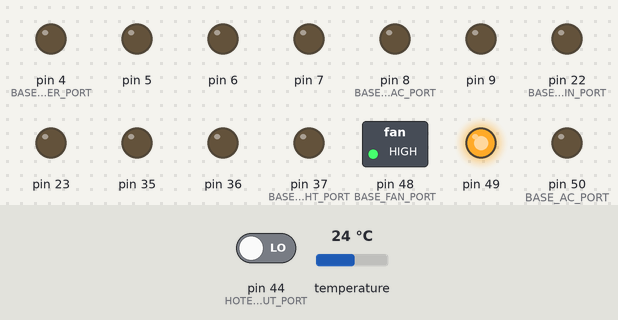
Bench run of a sketch on a simulated Arduino Mega 2560, built with avr-gcc and run on an emulated ATmega2560. On the bench: switched loads named in the sketch (green lamp = pin HIGH), output pins drawn as LEDs (lit = HIGH). The inputs (shaded band) are chosen by the test bench; at power-on: temperature 24 °C, pin 44 (HOTEL_CARD_INPUT_PORT) LOW. Pins used as bus, display or sensor lines are not drawn; what the sketch prints to the serial monitor is not drawn.

Above: at 1.2 s.
1.3 s: temperature set to 24.9 °C
4.5 s: temperature set to 26.1 °C
At 5.3 s:
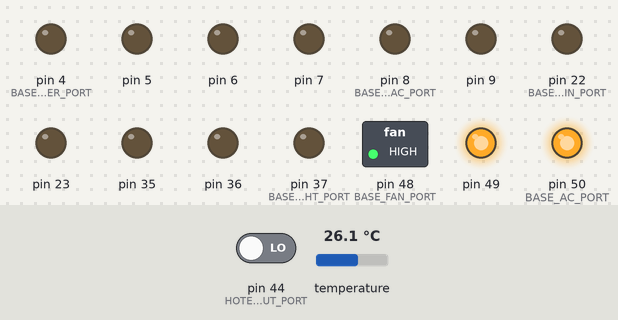
6.3 s: pin 44 (HOTEL_CARD_INPUT_PORT) driven HIGH
At 8.0 s:
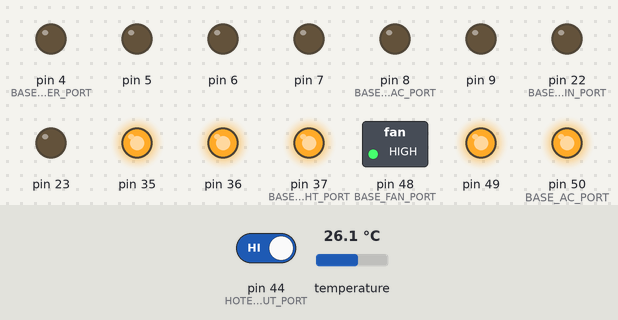
8.3 s: temperature set to 24.2 °C
At 9.7 s:
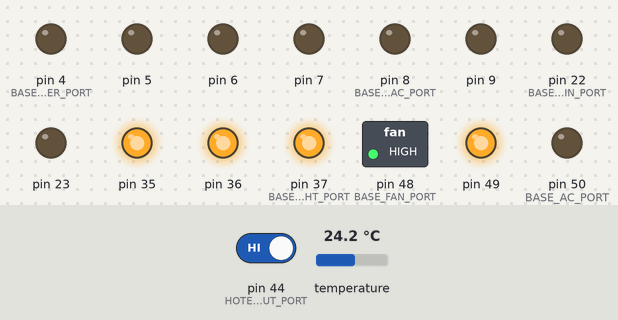
10.3 s: pin 44 (HOTEL_CARD_INPUT_PORT) driven LOW
At 11.3 s:
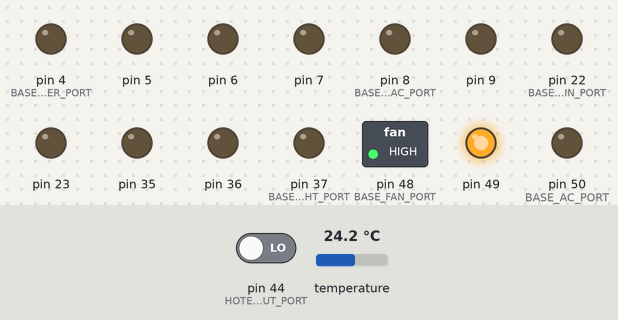
Timing chart, 0 to 13.3 s (numbered marks = the images above; inputs shaded):
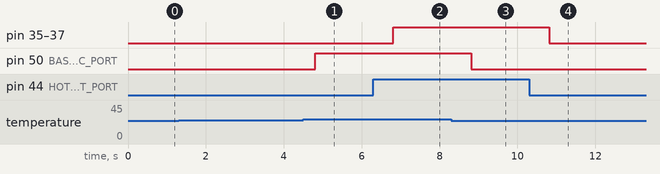

Measured:
- the behaviour switches between 25.4 and 25.5 °C on temperature (found by bisection; images 0 and 1)
- the behaviour switches between 24.6 and 24.5 °C on temperature (found by bisection; images 2 and 3)
- after the input at 1.3 s, every drawn part: stays the same
- after the input at 4.5 s, pin 50 (BASE_AC_PORT): LOW → HIGH after 0.31 s
- after the input at 6.3 s, pin 35, pin 36, pin 37 (BASE_LIGHT_PORT): LOW → HIGH after 0.51 s
- after the input at 8.3 s, pin 50 (BASE_AC_PORT): HIGH → LOW after 0.51 s
- after the input at 10.3 s, pin 35, pin 36, pin 37 (BASE_LIGHT_PORT): HIGH → LOW after 0.52 s

The sketch:

legacy.ino
```cpp
#include <SPI.h>
#include <OneWire.h>
#include <DallasTemperature.h>
#include <TimerOne.h>

/*
curtains   : 22+ (UP, DOWN, UP, DOWN, ...)
onoff      : 37-
fans       : 48-49
ACs        : 50-51
temp sensor: 53
dimmers    : 4-7 (analog PWM output)
central ACs: 8-9 (analog PWM output)
SYNC       : digital 3
hotel card : 44 (input 0v/5v)
hotel power: 42 (output 0v/5v)
*/

//#define USE_ISR_DIMMERS

//changable
const int NUM_DIMMERS = 4;
const int NUM_LIGHTS = 10;
const int NUM_CURTAINS = 3;
// shouldn't change
const int NUM_ACS = 2;

// analog
const int BASE_DIMMER_PORT = 4;
const int BASE_CENTRAL_AC_PORT = 8;
// digital
const int BASE_CURTAIN_PORT = 22;
const int BASE_LIGHT_PORT = 37;
const int BASE_FAN_PORT = 48;
const int BASE_AC_PORT = 50;
const int BASE_TEMP_PORT = 53;

// hotel controls (set to -1 to disable)
const int HOTEL_CARD_INPUT_PORT = 44;
const int HOTEL_POWER_OUTPUT_PORT = 42;

unsigned char clock_tick = 0;

int dimmers[NUM_DIMMERS];
int effectiveLights[NUM_DIMMERS];
int onoffLights[NUM_LIGHTS];
int curtains[NUM_CURTAINS];
float ACSetPts[NUM_ACS];
int ACFanSpds[NUM_ACS];
long tempReadTmr;
long tempSendTmr;
boolean tempRising[NUM_ACS];
float fTemp[NUM_ACS];
float fAirflow = 0.0f;
long hotelControlTimer;

const float fHomeostasis = 0.49f;
const long iHotelTimeoutPeriod = 1 * 60 * 1000; // 1 minutes to turn off power
const float fHotelDefaultACTemp = 25.0f; // default temperature in hotel

OneWire oneWire(BASE_TEMP_PORT);
DallasTemperature sensors(&oneWire);

char buffer[64];
int pos;

int discoverOneWireDevices();

void SetCurtain ( int curtain, int action ) {
  curtains[curtain] = action;
  if ( action == 0 ) {
    digitalWrite ( BASE_CURTAIN_PORT + 2 * curtain, LOW );
    digitalWrite ( BASE_CURTAIN_PORT + 1 + 2 * curtain, LOW );
  } else if ( action == 1 ) {
    digitalWrite ( BASE_CURTAIN_PORT + 2 * curtain, HIGH );
    digitalWrite ( BASE_CURTAIN_PORT + 1 + 2 * curtain, LOW );
  } else if ( action == 2 ) {
    digitalWrite ( BASE_CURTAIN_PORT + 2 * curtain, LOW );
    digitalWrite ( BASE_CURTAIN_PORT + 1 + 2 * curtain, HIGH );
  }
}

void SetDimmer(int dimmer, int val) {
  dimmers[dimmer] = val;
#ifdef USE_ISR_DIMMERS
  if (val > 100)
    val = 100;
  if (val < 5)
    val = 0;
  val /= 2;
  effectiveLights[dimmer] = 50 + 50 - val;
#else
  analogWrite ( BASE_DIMMER_PORT + dimmer, (float)dimmers[dimmer] * 2.55 );
#endif
}

void SetLight(int light, int val) {
  onoffLights[light] = val;
  digitalWrite ( BASE_LIGHT_PORT - light, onoffLights[light] );
}

void SetAC(int ac, float val) {
  ACSetPts[ac] = val;
}

void SetFanSpeed(int fan, int val) {
  ACFanSpds[fan] = val;
  if ( ACFanSpds[fan] < 1 )
    digitalWrite ( BASE_FAN_PORT + fan, LOW );
  else
    digitalWrite ( BASE_FAN_PORT + fan, HIGH );
}

void SetAllOutputValues(boolean set_off = false) {
  for (int i = 0; i < NUM_LIGHTS; i++) {
    if (set_off)
      onoffLights[i] = 0;
    SetLight(i, onoffLights[i]);
  }
  for (int i = 0; i < NUM_DIMMERS; i++) {
    if (set_off)
      dimmers[i] = 0;
    SetDimmer(i, dimmers[i]);
  }
  for (int i = 0; i < NUM_CURTAINS; i++) {
    if (set_off)
      curtains[i] = 0;
    SetCurtain (i, curtains[i]);
  }
  for (int i = 0; i < NUM_ACS; i++) {
    if (set_off) {
      ACSetPts[i] = 25.0f;
      ACFanSpds[i] = 1;
    }
    SetAC(i, ACSetPts[i]);
    SetFanSpeed(i, ACFanSpds[i]);
  }
}

void Wakeup() {
  SetLight(0, 1);
  SetLight(1, 1);
  SetLight(2, 1);
}

bool ExecuteCommand ( char buf[64] ) {
  int colon = -1;//buf.indexOf ( ':' );
  int len = 0;
  for (int i = 0; i < 64; i++, len++) {
    if (buf[i] == '\0')
      break;
    if (buf[i] == ':')
      colon = i;
  }
  if ( colon == -1 ) {
    return false;
  }
  char name[32], valStr[32];
  for (int i = 0; i < colon; i++)
    name[i] = buf[i];
  name[colon] = '\0';
  for (int i = colon+1; i < len; i++)
    valStr[i-colon-1] = buf[i];
  valStr[len-colon-1] = '\0';
  int val = atoi(valStr);
  if (val < 0)
    return false;
#ifdef __SHAMMAM_SIMULATION__
  printf("%s\n", buf);
#endif
  if (strlen(name) == 2) {
    char p = name[0];
    int index = name[1] - '0';
    switch ( p ) {
      case 'l':
        if ( index < NUM_DIMMERS ) {
          SetDimmer(index, val);
        }
        break;
      case 't':
        if ( index < NUM_LIGHTS ) {
          SetLight(index, val);
        }
        break;
      case 'c':
        if ( index < NUM_CURTAINS ) {
          SetCurtain (index, val);
        }
        break;
      case 'a':
        if ( index < NUM_ACS ) {
          SetAC(index, ((float)val)/2.0f);
        }
        break;
      case 'f':
        if ( index < NUM_ACS ) {
          SetFanSpeed(index, val);
        }
        break;
    }
  }
  return true;
}

void timerIsr()
{
  if (effectiveLights[0]==clock_tick)
  {
    digitalWrite(BASE_DIMMER_PORT + 0, HIGH);   // triac firing
    delayMicroseconds(10);           // triac On propogation delay (for 60Hz use 8.33)
    digitalWrite(BASE_DIMMER_PORT + 0, LOW);    // triac Off
  }

  if (effectiveLights[1]==clock_tick)
  {
    digitalWrite(BASE_DIMMER_PORT + 1, HIGH);   // triac firing
    delayMicroseconds(10);           // triac On propogation delay (for 60Hz use 8.33)
    digitalWrite(BASE_DIMMER_PORT + 1, LOW);    // triac Off
  }

  if (effectiveLights[2]==clock_tick)
  {
    digitalWrite(BASE_DIMMER_PORT + 2, HIGH);   // triac firing
    delayMicroseconds(10);           // triac On propogation delay (for 60Hz use 8.33)
    digitalWrite(BASE_DIMMER_PORT + 2, LOW);    // triac Off
  }

  if (effectiveLights[3]==clock_tick)
  {
    digitalWrite(BASE_DIMMER_PORT + 3, HIGH);   // triac firing
    delayMicroseconds(10);           // triac On propogation delay (for 60Hz use 8.33)
    digitalWrite(BASE_DIMMER_PORT + 3, LOW);    // triac Off
  }
  clock_tick++;
}


void zero_crosss_int()  // function to be fired at the zero crossing to dim the light
{
  // Every zerocrossing interrupt: For 50Hz (1/2 Cycle) => 10ms  ; For 60Hz (1/2 Cycle) => 8.33ms
  // 10ms=10000us , 8.33ms=8330us
  clock_tick=0;
}

void setup() {
  Serial.begin(9600);

  //PWM output for dimmers
  for ( int i = BASE_DIMMER_PORT; i < BASE_DIMMER_PORT + NUM_DIMMERS; i++ )
    pinMode ( i, OUTPUT );
  //Digital output for curtains
  for (int i = BASE_CURTAIN_PORT; i < BASE_CURTAIN_PORT + NUM_CURTAINS*2; i++)
    pinMode ( i, OUTPUT );
  //Digital output for 2 compressors
  for ( int i = BASE_AC_PORT; i < BASE_AC_PORT + NUM_ACS; i++ )
    pinMode ( i, OUTPUT );
  //Digital output for 2 fan speeds
  for ( int i = BASE_FAN_PORT; i < BASE_FAN_PORT + NUM_ACS; i++ )
    pinMode ( i, OUTPUT );
  //Digital output for on-off lights
  for ( int i = BASE_LIGHT_PORT; i > BASE_LIGHT_PORT - NUM_LIGHTS; i-- )
    pinMode ( i, OUTPUT );
  //DIGITAL 46 FOR 1-WIRE BUS**********
  sensors.begin ( );
  discoverOneWireDevices ( );
  if (HOTEL_CARD_INPUT_PORT != -1)
    pinMode(HOTEL_CARD_INPUT_PORT, INPUT);
  if (HOTEL_POWER_OUTPUT_PORT != -1)
    pinMode(HOTEL_POWER_OUTPUT_PORT, OUTPUT);

  // setup interrupts for the dimmers
#ifdef USE_ISR_DIMMERS
  attachInterrupt(1, zero_crosss_int, RISING);
  Timer1.initialize(100); // set a timer of length 100 microseconds for 50Hz or 83 microseconds for 60Hz;
  Timer1.attachInterrupt( timerIsr ); // attach the service routine here
#endif

  SetAllOutputValues(true); //default
  for ( int i = 0; i < NUM_ACS; i++ ) {
    digitalWrite ( BASE_AC_PORT + i, HIGH );
    tempRising[i] = false;
  }

  tempSendTmr = millis ( );
  tempReadTmr = millis ( );
  hotelControlTimer = millis ( );

  pos = 0;
  buffer[0] = '\0';
}

void loop() {
  long curTime = millis ( );

  // time overflow?
  if (curTime < tempSendTmr - 1000) {
    tempSendTmr = curTime;
    tempReadTmr = curTime;
  }

  while (Serial.available() > 0) {
    // read the bytes incoming from the client:
    char c = Serial.read();
    //if ( DEBUGPRINT )
    //  Serial.write(c);
    if ( pos > 62 )
      pos = 0;
    buffer[pos++] = c;
    if ( c == '\n' ) {
      buffer[pos-1] = '\0';
      ExecuteCommand (buffer);
      pos = 0;
    }
  }

  if ( curTime > 1000 + tempSendTmr ) { //1000 milliseconds
    tempSendTmr = curTime;
    Serial.write ( -2 );
    Serial.write ( (int)NUM_ACS );
    Serial.write ( (int)ACFanSpds[0] );
    Serial.write ( (int)ACFanSpds[1] );
    Serial.write ( (int)(ACSetPts[0]*2.0f) );
    Serial.write ( (int)(ACSetPts[1]*2.0f) );
    Serial.write ( (int)fTemp[0] );
    Serial.write ( (int)fTemp[1] );

    Serial.write ( (int)NUM_DIMMERS );
    for ( int i = 0; i < NUM_DIMMERS; i++ )
      Serial.write ( (int)dimmers[i] );
    Serial.write ( (int)NUM_LIGHTS );
    for ( int i = 0; i < NUM_LIGHTS; i++ )
      Serial.write ( (int)onoffLights[i] );
    Serial.write ( (int)NUM_CURTAINS );
    Serial.write ( -1 );
  }

  if ( curTime > 1000 + tempReadTmr ) { //refresh every 1 second
    //read the temperatures
    sensors.requestTemperatures(); // Send the command to get temperatures
    for ( int i = 0; i < NUM_ACS; i++ )
      fTemp[i] = sensors.getTempCByIndex ( i );
    tempReadTmr = curTime;
  }
  for ( int i = 0; i < NUM_ACS; i++ ) {
    if ( tempRising[i] ) {
      if ( fTemp[i] > ((float)ACSetPts[i])+ fHomeostasis ) {
        digitalWrite ( BASE_AC_PORT + i, HIGH ); //was rising, got above the band, turn on compressor
        tempRising[i] = false;
      } else {
        digitalWrite ( BASE_AC_PORT + i, LOW );
      }
    }
    if ( !tempRising[i] ) {
      if ( fTemp[i] < ((float)ACSetPts[i]) - fHomeostasis ) {
        digitalWrite ( BASE_AC_PORT + i, LOW);
        tempRising[i] = true;
      } else {
        digitalWrite ( BASE_AC_PORT + i, HIGH );
      }
    }

    // central AC
    float fTempDiff = ACSetPts[i] - fTemp[i];
    float diff = fTemp[i] - ((float)ACSetPts[i]);
    float coeff = (min(max(diff, -10.0f), 10.0f)) / 10.0f; // [-1, 1]
    fAirflow = min(max(fAirflow + fHomeostasis * coeff, 0.0f), 255.0f);
    analogWrite(BASE_CENTRAL_AC_PORT + i, (int)fAirflow);
  }

  if (HOTEL_CARD_INPUT_PORT != -1 && HOTEL_POWER_OUTPUT_PORT != -1) {
    if (digitalRead(HOTEL_CARD_INPUT_PORT) == HIGH) {
      if (curTime > hotelControlTimer + 2000) {
        Wakeup();
      }
      digitalWrite(HOTEL_POWER_OUTPUT_PORT, HIGH);
      hotelControlTimer = curTime;
    } else if (curTime > hotelControlTimer + iHotelTimeoutPeriod) {
      digitalWrite(HOTEL_POWER_OUTPUT_PORT, LOW);
      SetAllOutputValues(true); // turn off everything
    }
  }
}

int discoverOneWireDevices() {
  byte i;
  byte present = 0;
  byte data[12];
  byte addr[8];
  int count = 0;

  //Serial.println("Looking for 1-Wire devices...");
  while(oneWire.search(addr)) {
    /*Serial.print("Found \'1-Wire\' device with address: ");
    for( i = 0; i < 8; i++) {
      Serial.print("0x");
      if (addr[i] < 16) {
        Serial.print('0');
      }
      Serial.print(addr[i], HEX);
      if (i < 7) {
        Serial.print(", ");
      }
    }
    if ( OneWire::crc8( addr, 7) != addr[7]) {
        Serial.println("CRC is not valid!");
        return 0;
    }
    Serial.println();*/
    count++;
  }
  //Serial.println("That's it.");
  oneWire.reset_search();
  return count;
}
```
